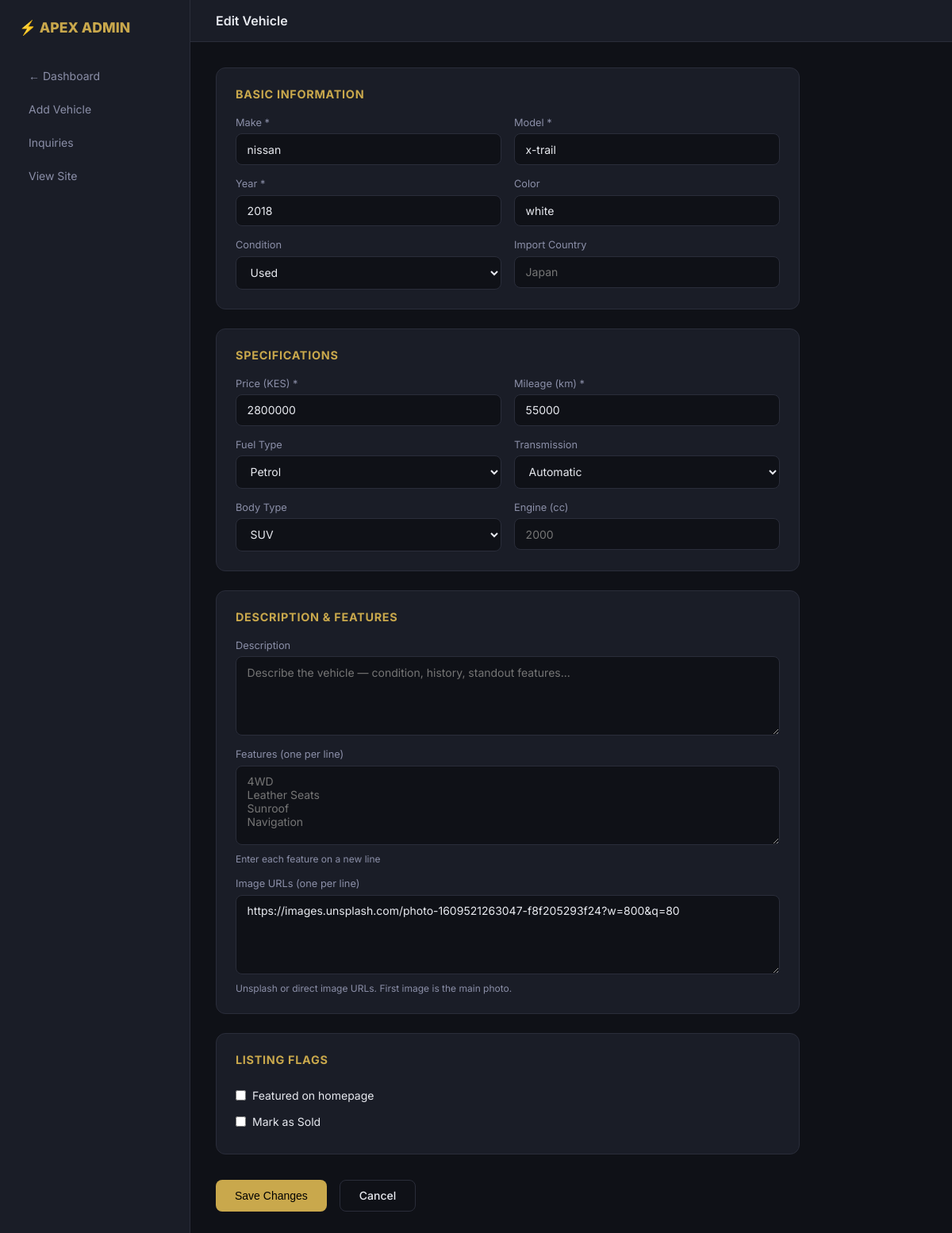
Page /admin/cars/9/edit (signed in) on the committed database.
### app.py (models this page shows, shortened)
class Car(db.Model):
    id = db.Column(db.Integer, primary_key=True)
    make = db.Column(db.String(50), nullable=False)
    model = db.Column(db.String(50), nullable=False)
    year = db.Column(db.Integer, nullable=False)
    price = db.Column(db.Integer, nullable=False)  # in KES
    mileage = db.Column(db.Integer, nullable=False)  # in km
    fuel_type = db.Column(db.String(20), nullable=False)  # Petrol, Diesel, Hybrid, Electric
    transmission = db.Column(db.String(20), nullable=False)  # Automatic, Manual
    body_type = db.Column(db.String(30), nullable=False)  # Sedan, SUV, Hatchback, Pickup, Van
    color = db.Column(db.String(30), nullable=False)
    engine_cc = db.Column(db.Integer, nullable=True)
    description = db.Column(db.Text, nullable=True)
    features = db.Column(db.Text, nullable=True)  # JSON string
    images = db.Column(db.Text, nullable=True)    # JSON string of image URLs
    is_featured = db.Column(db.Boolean, default=False)
    is_sold = db.Column(db.Boolean, default=False)
    condition = db.Column(db.String(20), default='Used')  # New, Used, Certified
    import_country = db.Column(db.String(30), nullable=True)  # Japan, UK, etc.
    created_at = db.Column(db.DateTime, default=datetime.utcnow)

### app.py (the view, shortened to what this page needs)
@app.route('/admin/cars/<int:car_id>/edit', methods=['GET', 'POST'])
def admin_edit_car(car_id):
    if not session.get('admin'):
        return redirect(url_for('admin_login'))
    car = Car.query.get_or_404(car_id)
    return render_template('admin/car_form.html', car=car)

### app.py (called while the page is built)
@app.template_filter('fromjson')
def fromjson_filter(value):
    try:
        return _json.loads(value) if value else []
    except:
        return []

### templates/admin/car_form.html (shortened to what this page needs)
<!DOCTYPE html>
<html lang="en">
<head>
</head>
<body>
<div class="admin-layout">
  <aside class="admin-sidebar">
    <div class="sidebar-logo">⚡ APEX ADMIN</div>
    <a href="{{ url_for('admin') }}" class="sidebar-link">← Dashboard</a>
    <a href="{{ url_for('admin_add_car') }}" class="sidebar-link">Add Vehicle</a>
    <a href="{{ url_for('admin_inquiries') }}" class="sidebar-link">Inquiries</a>
    <a href="{{ url_for('index') }}" class="sidebar-link">View Site</a>
  </aside>
  <main class="admin-main">
    <div class="admin-topbar">
      <div class="topbar-title">{{ 'Edit' if car else 'Add New' }} Vehicle</div>
    </div>
    <div class="admin-content">
      <form method="POST">
        <div class="form-card">
          <h3>Basic Information</h3>
          <div class="form-grid">
            <div class="form-group">
              <label>Make *</label>
              <input type="text" name="make" value="{{ car.make if car else '' }}" placeholder="Toyota" required>
            </div>
            <div class="form-group">
              <label>Model *</label>
              <input type="text" name="model" value="{{ car.model if car else '' }}" placeholder="Land Cruiser Prado" required>
            </div>
            <div class="form-group">
              <label>Year *</label>
              <input type="number" name="year" value="{{ car.year if car else '' }}" placeholder="2020" min="1990" max="2025" required>
            </div>
            <div class="form-group">
              <label>Color</label>
              <input type="text" name="color" value="{{ car.color if car else '' }}" placeholder="Pearl White">
            </div>
            <div class="form-group">
              <label>Condition</label>
              <select name="condition">
                {% for c in ['Used', 'New', 'Certified'] %}
                <option value="{{ c }}" {% if car and car.condition == c %}selected{% endif %}>{{ c }}</option>
                {% endfor %}
              </select>
            </div>
            <div class="form-group">
              <label>Import Country</label>
              <input type="text" name="import_country" value="{{ car.import_country if car else '' }}" placeholder="Japan">
            </div>
          </div>
        </div>
        <div class="form-card">
          <h3>Specifications</h3>
          <div class="form-grid">
            <div class="form-group">
              <label>Price (KES) *</label>
              <input type="number" name="price" value="{{ car.price if car else '' }}" placeholder="2500000" required>
            </div>
            <div class="form-group">
              <label>Mileage (km) *</label>
              <input type="number" name="mileage" value="{{ car.mileage if car else '' }}" placeholder="45000" required>
            </div>
            <div class="form-group">
              <label>Fuel Type</label>
              <select name="fuel_type">
                {% for ft in ['Petrol', 'Diesel', 'Hybrid', 'Electric'] %}
                <option value="{{ ft }}" {% if car and car.fuel_type == ft %}selected{% endif %}>{{ ft }}</option>
                {% endfor %}
              </select>
            </div>
            <div class="form-group">
              <label>Transmission</label>
              <select name="transmission">
                {% for t in ['Automatic', 'Manual'] %}
                <option value="{{ t }}" {% if car and car.transmission == t %}selected{% endif %}>{{ t }}</option>
                {% endfor %}
              </select>
            </div>
            <div class="form-group">
              <label>Body Type</label>
              <select name="body_type">
                {% for bt in ['SUV', 'Sedan', 'Hatchback', 'Pickup', 'Van', 'Coupe', 'Convertible'] %}
                <option value="{{ bt }}" {% if car and car.body_type == bt %}selected{% endif %}>{{ bt }}</option>
                {% endfor %}
              </select>
            </div>
            <div class="form-group">
              <label>Engine (cc)</label>
              <input type="number" name="engine_cc" value="{{ car.engine_cc if car else '' }}" placeholder="2000">
            </div>
          </div>
        </div>
        <div class="form-card">
          <h3>Description & Features</h3>
          <div class="form-grid">
            <div class="form-group full">
              <label>Description</label>
              <textarea name="description" placeholder="Describe the vehicle — condition, history, standout features...">{{ car.description if car else '' }}</textarea>
            </div>
            <div class="form-group full">
              <label>Features (one per line)</label>
              <textarea name="features" placeholder="4WD&#10;Leather Seats&#10;Sunroof&#10;Navigation">{% if car and car.features %}{% set feats = car.features | fromjson %}{{ feats | join('\n') }}{% endif %}</textarea>
              <span class="hint">Enter each feature on a new line</span>
            </div>
            <div class="form-group full">
              <label>Image URLs (one per line)</label>
              <textarea name="images" placeholder="https://example.com/car1.jpg&#10;https://example.com/car2.jpg">{% if car and car.images %}{% set imgs = car.images | fromjson %}{{ imgs | join('\n') }}{% endif %}</textarea>
              <span class="hint">Unsplash or direct image URLs. First image is the main photo.</span>
            </div>
          </div>
        </div>
        <div class="form-card">
          <h3>Listing Flags</h3>
          <div class="checkbox-row">
            <input type="checkbox" name="is_featured" id="is_featured" {% if car and car.is_featured %}checked{% endif %}>
            <label for="is_featured">Featured on homepage</label>
          </div>
          {% if car %}
          <div class="checkbox-row">
            <input type="checkbox" name="is_sold" id="is_sold" {% if car.is_sold %}checked{% endif %}>
            <label for="is_sold">Mark as Sold</label>
          </div>
          {% endif %}
        </div>
        <div class="form-actions">
          <button type="submit" class="btn btn-gold">{{ 'Save Changes' if car else 'Add Vehicle' }}</button>
          <a href="{{ url_for('admin') }}" class="btn btn-outline">Cancel</a>
        </div>
      </form>
    </div>
  </main>
</div>
</body>
</html>

### templates/admin/car_form.html (style rules this page uses)
*, *::before, *::after { box-sizing: border-box; margin: 0; padding: 0; }
:root { --bg: #0f1117; --surface: #1a1d27; --border: #2a2d3a; --text: #e8eaf0; --muted: #8b8fa8; --gold: #c9a84c; }
body { font-family: 'Inter', sans-serif; background: var(--bg); color: var(--text); }
.admin-layout { display: flex; min-height: 100vh; }
.admin-sidebar { width: 240px; background: var(--surface); border-right: 1px solid var(--border); padding: 1.5rem; }
.sidebar-logo { font-weight: 800; font-size: 1.1rem; color: var(--gold); margin-bottom: 2rem; }
.sidebar-link { display: block; padding: 0.65rem 0.75rem; border-radius: 8px; color: var(--muted); text-decoration: none; font-size: 0.875rem; margin-bottom: 0.25rem; }
.admin-main { flex: 1; }
.admin-topbar { background: var(--surface); border-bottom: 1px solid var(--border); padding: 1rem 2rem; display: flex; align-items: center; gap: 1rem; }
.topbar-title { font-weight: 600; }
.admin-content { padding: 2rem; max-width: 800px; }
.form-card { background: var(--surface); border: 1px solid var(--border); border-radius: 12px; padding: 1.5rem; margin-bottom: 1.5rem; }
.form-card h3 { font-size: 0.9rem; color: var(--gold); text-transform: uppercase; letter-spacing: 0.05em; margin-bottom: 1.25rem; }
.form-grid { display: grid; grid-template-columns: 1fr 1fr; gap: 1rem; }
.form-group { display: flex; flex-direction: column; gap: 0.4rem; }
.form-group.full { grid-column: 1 / -1; }
label { font-size: 0.8rem; color: var(--muted); }
input, select, textarea { background: var(--bg); border: 1px solid var(--border); border-radius: 8px; padding: 0.65rem 0.85rem; color: var(--text); font-size: 0.875rem; width: 100%; font-family: inherit; outline: none; transition: border-color 0.15s; }
textarea { resize: vertical; min-height: 100px; }
.checkbox-row { display: flex; align-items: center; gap: 0.5rem; padding: 0.5rem 0; }
.checkbox-row input[type=checkbox] { width: auto; accent-color: var(--gold); }
.checkbox-row label { font-size: 0.875rem; color: var(--text); margin: 0; }
.form-actions { display: flex; gap: 1rem; padding-top: 0.5rem; }
.btn { display: inline-flex; align-items: center; padding: 0.65rem 1.5rem; border-radius: 8px; font-size: 0.875rem; font-weight: 500; cursor: pointer; text-decoration: none; border: none; }
.btn-gold { background: var(--gold); color: #000; }
.btn-outline { background: transparent; color: var(--text); border: 1px solid var(--border); }
.hint { font-size: 0.75rem; color: var(--muted); margin-top: 0.25rem; }

### rows in the picture
Car: make "nissan", model "x-trail", year "2018", color "white", condition "Used", price "2800000", mileage "55000", fuel_type "Petrol", transmission "Automatic", body_type "SUV", images "https://images.unsplash.com/photo-1609521263047-f8f205293f24?w=800&q=80"

### other values in the picture
{{ 'Edit' if car else 'Add New' }} "Edit"
{{ 'Save Changes' if car else 'Add Vehicle' }} "Save Changes"
